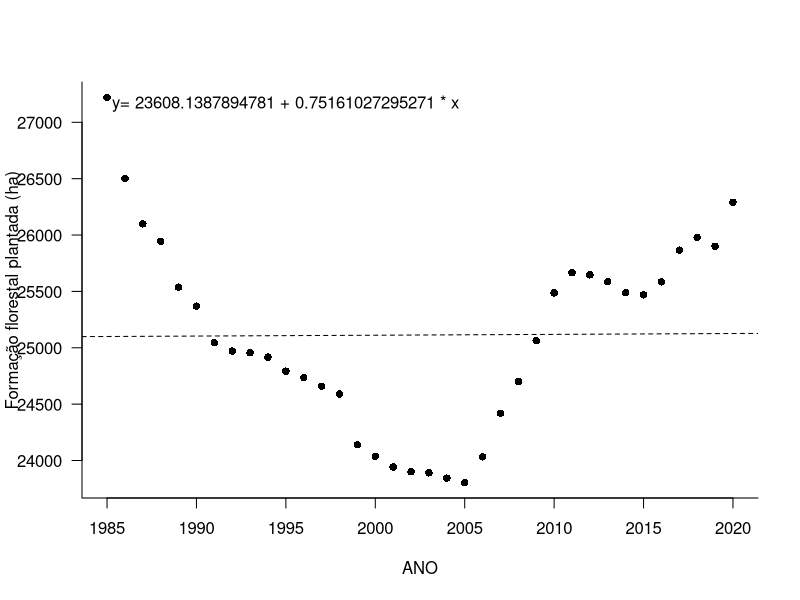
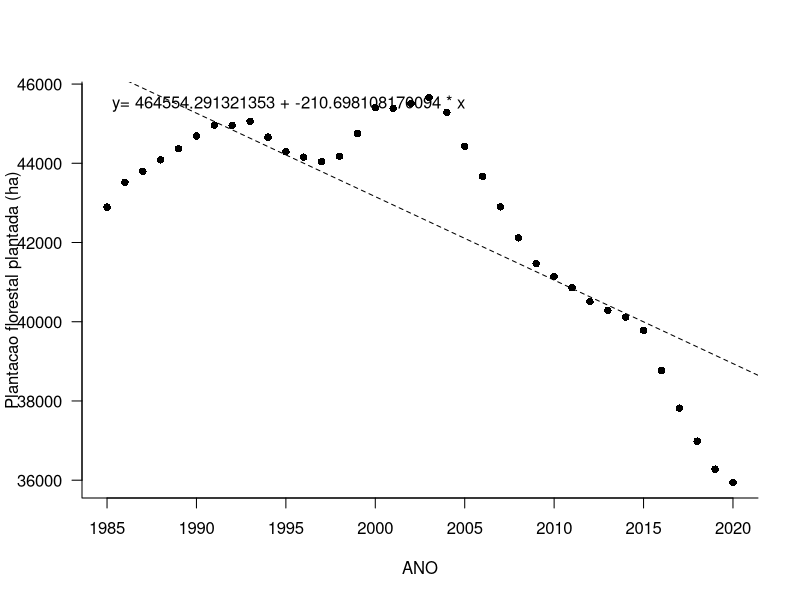

R code for these plots, in order: (Note: this script raises an error after producing the figures.)
## ---- chunk 1
#install.packages('tidyr')
#install.packages('rlist')
#install.packages('ggplot2')

knitr::opts_chunk$set(echo = TRUE)

library(ggplot2)
library(readr)
library(stringr)
library(tidyr)
library(dplyr)
library(rlist)
## ---- chunk 2
coverage <- read_csv("datasets/mapbiomas-brazil-collection-71-doce-area.csv", show_col_types = FALSE)

#Seleção de variáveis de interesse neste estudo
var_interesse <- c("ANO", "Forest Formation", "Forest Plantation", "Pasture" , "River, Lake and Ocean", "Urban Infrastructure" )
coverage <- coverage%>%select("area", 'band', 'class_name')

colnames(coverage) <- c('AREA_HA', 'ANO', 'CLASSE')
coverage$ANO <- str_replace(coverage$ANO, 'classification_', '')
coverage <- coverage %>% filter(CLASSE %in% var_interesse)
coverage <- spread(coverage, CLASSE, AREA_HA)
coverage$ANO <- as.integer(coverage$ANO)

colnames(coverage) <- c("ANO", "Formacao_Florestal", "Plantacao_Florestal", "Plantacao_Florestal" , "Rio_Lago_Mar", "Infraestrutura_Urbana" )
coverage
## ---- chunk 3
water <- read_csv("datasets/mapbiomas-brazil-collection-10-doce-area.csv", show_col_types = FALSE)
water <- water %>% select(band, area)
colnames(water) <- c('ANO', 'WATER_COVERAGE_HA')

water$ANO <- str_replace(water$ANO, 'water_coverage_', '')
water$ANO <- as.integer(water$ANO)
water
## ---- chunk 4
dataset <- merge(coverage, water)
## ---- chunk 5
print(head(dataset, 10))
## ---- chunk 6
analisamodelo <- function (summary){
  #Dispersion parameter for gaussian family taken to be
  dpgf <- summary$dispersion
  
  #Residual deviance
  rd <- summary$deviance
  
  #Degrees of dispersion - DF / Grau de liberdade()
  dfl <- summary$df.residual

  intercept <- summary[["coefficients"]][1]
  variavel <- summary[["coefficients"]][2][1]
  dependente <- summary[["terms"]][[2]]
  independente <- summary[["terms"]][[3]]
  relacao <-  rd/dfl
  index <- dpgf/relacao #se for próximo de 1 a relação é significatica
  equacao <- paste('y=', intercept, '+', variavel, '* x')
  return (c(Dispersion_parameter=dpgf, Residual_deviance=rd,     degrees_of_freedom=dfl, est_intercept = intercept, est_dependente=variavel, var_dependente=dependente, var_independente=independente, relacao=relacao, index=index, equacao=equacao))
}
## ---- chunk 7
attach(dataset)
set.seed(2023)
colnames((dataset))
modelos = list()
## ---- chunk 8
m1 <- glm(Formacao_Florestal~ANO)
mnulo1 <- glm(Formacao_Florestal~1)

anova.md1 <- anova(m1, mnulo1, test='F')
summary.m1 <- summary(m1)

dt.modelo1 <- analisamodelo(summary.m1)
modelos <- append(modelos, dt.modelo1)

plot(Formacao_Florestal~ANO, ylab="Formação florestal plantada (ha)", xlab=dt.modelo1$var_independente, pch=16,las=1,bty="l")
abline(m1, lty=2)
equacao <- dt.modelo1$equacao
legend(x='topleft', legend=equacao,bty="n", )
list(dt.modelo1)
## ---- chunk 9
m2 <- glm(Plantacao_Florestal~ANO)
mnulo2 <- glm(Plantacao_Florestal~1)

anova.md2 <- anova(m2, mnulo2, test='F')
summary.m2 <- summary(m2)

dt.modelo2 <- analisamodelo(summary.m2)
modelos <- append(modelos, dt.modelo2)

plot(Plantacao_Florestal~ANO, ylab="Plantacao florestal plantada (ha)", xlab=dt.modelo2$var_independente, pch=16,las=1,bty="l")
#curve(dt.modelo$est_intercept + dt.modelo$est_dependente*x, add=T, lty=16)
equacao <- dt.modelo2$equacao
abline(m2, lty=2)
legend(x='topleft', legend=equacao,bty="n", )
## ---- chunk 10
m3 <- glm(Pasto~ANO)
mnulo3 <- glm(Pasto~1)

anova.md3 <- anova(m3, mnulo3, test='F')
summary.m3 <- summary(m3)

dt.modelo3 <- analisamodelo(summary.m3)
modelos <- append(modelos, dt.modelo3)

plot(Pasto~ANO, ylab="Pastagem (ha)", xlab=dt.modelo3$var_independente, pch=16,las=1,bty="l")

equacao <- dt.modelo3$equacao

abline(m3, lty=2)

legend(x='bottomleft', legend=equacao,bty="n", )
## ---- chunk 11
m4 <- glm(Rio_Lago_Mar~ANO)
mnulo4 <- glm(Rio_Lago_Mar~1)

anova.md4 <- anova(m4, mnulo4, test='F')
summary.m4 <- summary(m4)

dt.modelo4 <- analisamodelo(summary.m4)
modelos <- append(modelos, dt.modelo4)

plot(Rio_Lago_Mar~ANO, ylab="Corpos hídricos (ha)", xlab=dt.modelo4$var_independente, pch=16,las=1,bty="l")

equacao <- dt.modelo4$equacao

abline(m4, lty=2)

legend(x='bottomleft', legend=equacao,bty="n", )
## ---- chunk 12
m5 <- glm(Infraestrutura_Urbana~ANO)
mnulo5 <- glm(Infraestrutura_Urbana~1)

anova.md5 <- anova(m5, mnulo5, test='F')
summary.m5 <- summary(m5)
summary(m5)
anova.md5
dt.modelo5 <- analisamodelo(summary.m5)
modelos <- append(modelos, dt.modelo5)

plot(Infraestrutura_Urbana~ANO, ylab="Area urbana (ha)", xlab=dt.modelo5$var_independente, pch=16,las=1,bty="l")

equacao <- dt.modelo5$equacao

abline(m5, lty=2)

legend(x='bottomleft', legend=equacao,bty="n", )

## ---- chunk 13
m6 <- glm(WATER_COVERAGE_HA~ANO)
mnulo6 <- glm(WATER_COVERAGE_HA~1)

anova.md6 <- anova(m6, mnulo6, test='F')
summary.m6 <- summary(m6)

dt.modelo6 <- analisamodelo(summary.m6)
modelos <- append(modelos, dt.modelo6)

plot(WATER_COVERAGE_HA~ANO, ylab="Superfície Hidrica (ha)", xlab=dt.modelo6$var_independente, pch=16,las=1,bty="l")

equacao <- dt.modelo6$equacao

abline(m6, lty=2)

legend(x='bottomleft', legend=equacao,bty="n", )
plot(dataset)

## ---- chunk 14
chart6 <- ggplot(dataset, aes(x=ANO, y=WATER_COVERAGE_HA)) + geom_point(color='darkblue', size=2) +
                stat_smooth(method = "lm",
                        col = "#C42126", linetype="dashed", color="darkred", size=1,
                        se = TRUE,
                        size = 0.5) + 
        theme_minimal() + 
        labs(
          x = 'ANO',
          y = 'Superfície Hidrica (ha)',
        title = 'Área de superfície hídrica disponível',
        subtitle =
        "Relação de superfície de água no decorrer da série histórica",
        caption = "*complidado MapBiomas.org"
         ) + 
png('./chart.png')

chart6
## ---- chunk 15
colnames(dataset)

m7 <- glm(WATER_COVERAGE_HA~Pasto)
mnulo7 <- glm(WATER_COVERAGE_HA~1)

anova.md7 <- anova(m7, mnulo7, test='F')
summary.m7 <- summary(m7)

dt.modelo7 <- analisamodelo(summary.m7)
modelos <- append(modelos, dt.modelo7)

plot(WATER_COVERAGE_HA~Pasto, ylab="Superfície Hidrica (ha)",xlab='Área de pastagem (ha)',  pch=16,las=1,bty="l")

equacao <- dt.modelo7$equacao

abline(m7, lty=2)

legend(x='topleft', legend=equacao, bty="n", )
59746/34
summary.m7
dt.modelo7
## ---- chunk 16
m8 <- glm(WATER_COVERAGE_HA~Plantacao_Florestal)
mnulo8 <- glm(WATER_COVERAGE_HA~1)

anova.md8 <- anova(m8, mnulo8, test='F')
summary.m8 <- summary(m8)

dt.modelo8 <- analisamodelo(summary.m8)
modelos <- append(modelos, dt.modelo8)

plot(WATER_COVERAGE_HA~Plantacao_Florestal, ylab="Superfície Hidrica (ha)",xlab='Área de floresta plantada (ha)',  pch=16,las=1,bty="l")

equacao <- dt.modelo8$equacao

abline(m8, lty=2)

legend(x='bottomleft', legend=equacao,bty="n", )
59746/34
summary.m8
dt.modelo8
## ---- chunk 17
m9 <- glm(WATER_COVERAGE_HA~Infraestrutura_Urbana)
mnulo9 <- glm(WATER_COVERAGE_HA~1)

anova.md9 <- anova(m9, mnulo9, test='F')
summary.m9 <- summary(m9)

dt.modelo9 <- analisamodelo(summary.m9)
modelos <- append(modelos, dt.modelo9)

plot(WATER_COVERAGE_HA~Infraestrutura_Urbana, ylab="Superfície Hidrica (ha)",xlab='Área de infraestutura urbana (ha)',  pch=16,las=1,bty="l")

equacao <- dt.modelo9$equacao

abline(m9, lty=2)

legend(x='bottomleft', legend=equacao,bty="n", )
19997/34
summary.m9
dt.modelo9
anova.md9 # somente DF(35) da linha 2; teste F - Fisher(151.22), valorp(4.56e-14) < 0.001(***)
